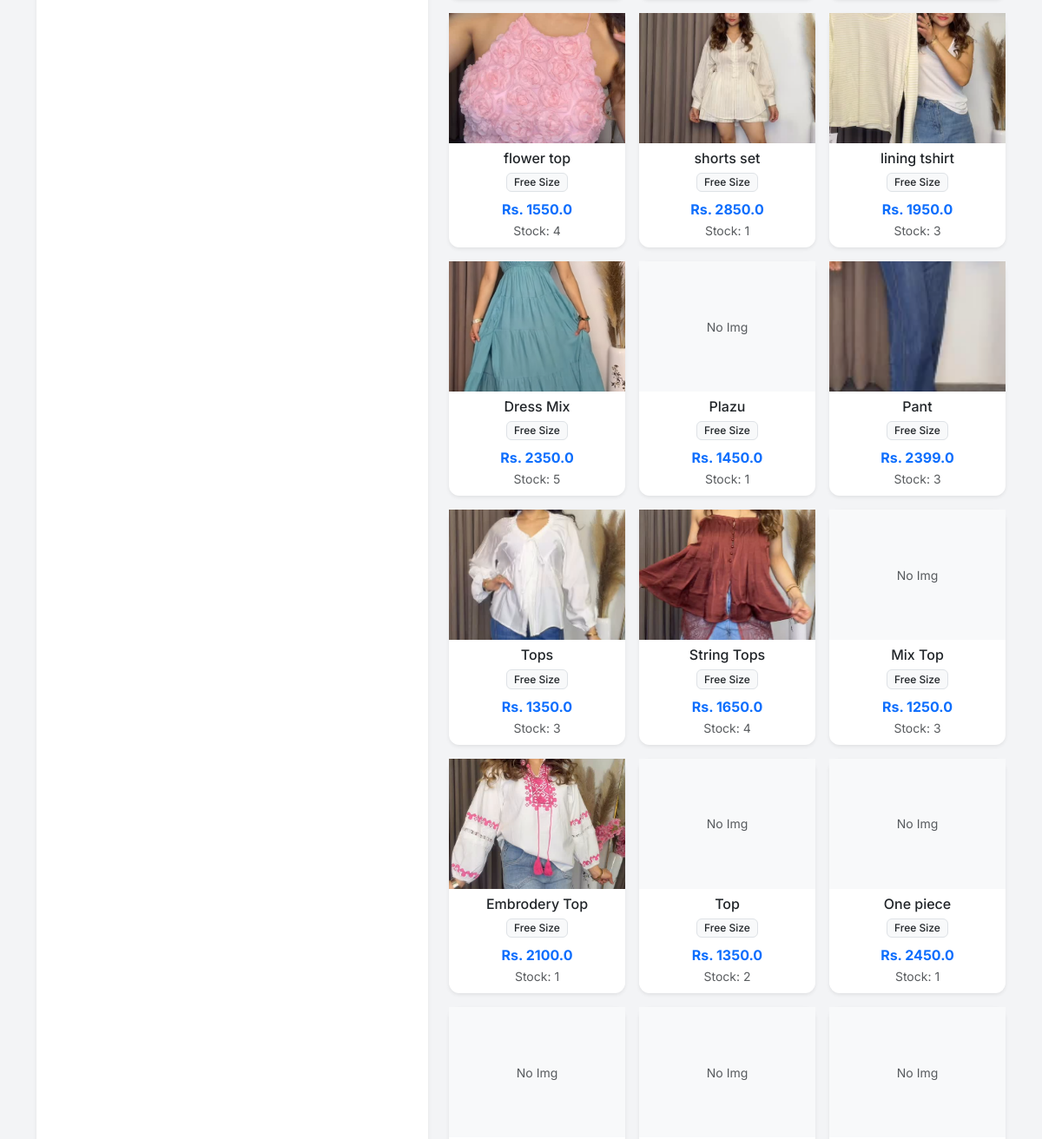
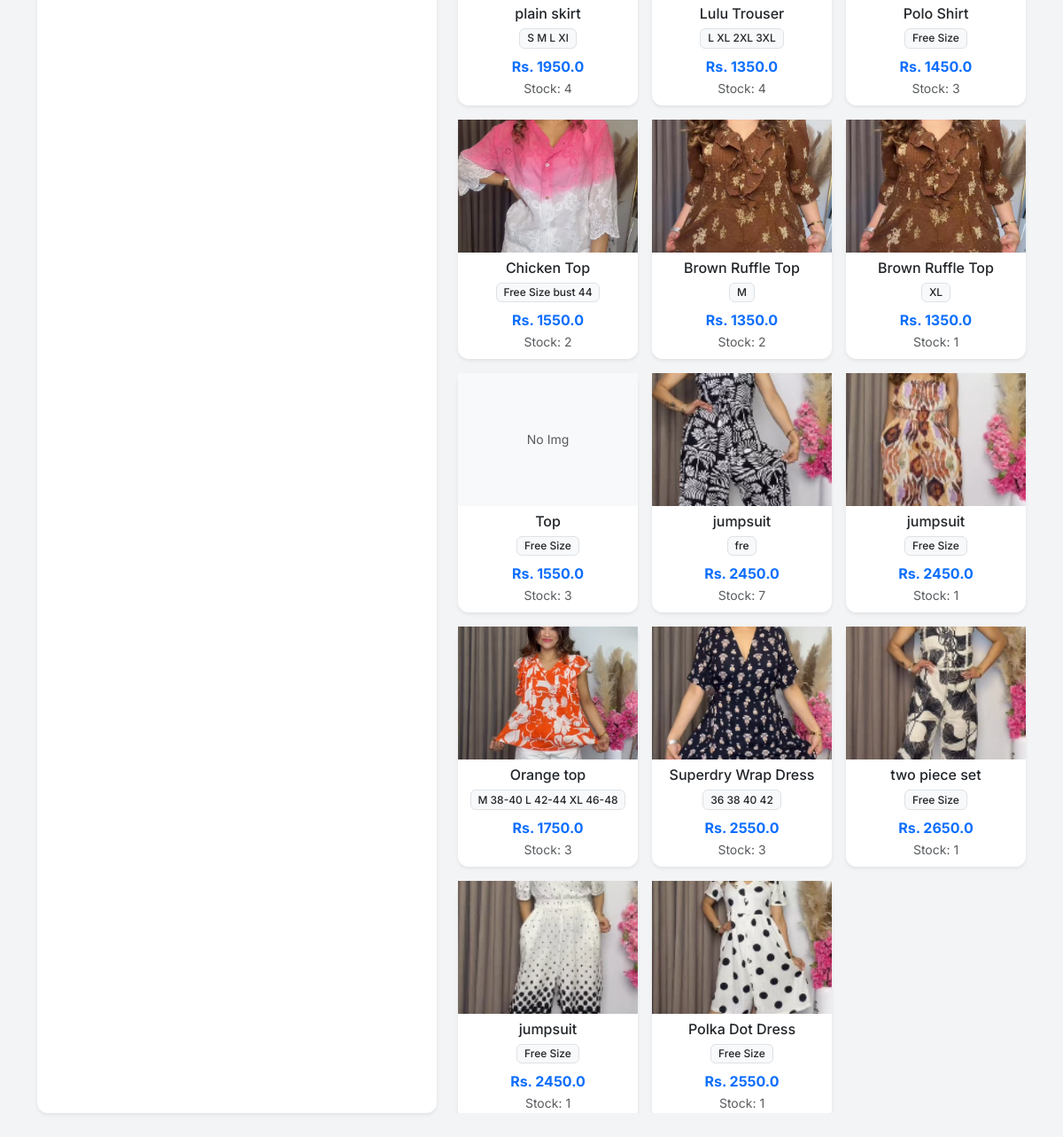
The app's page /new_order (lower part), older data (2 pictures, top to bottom).
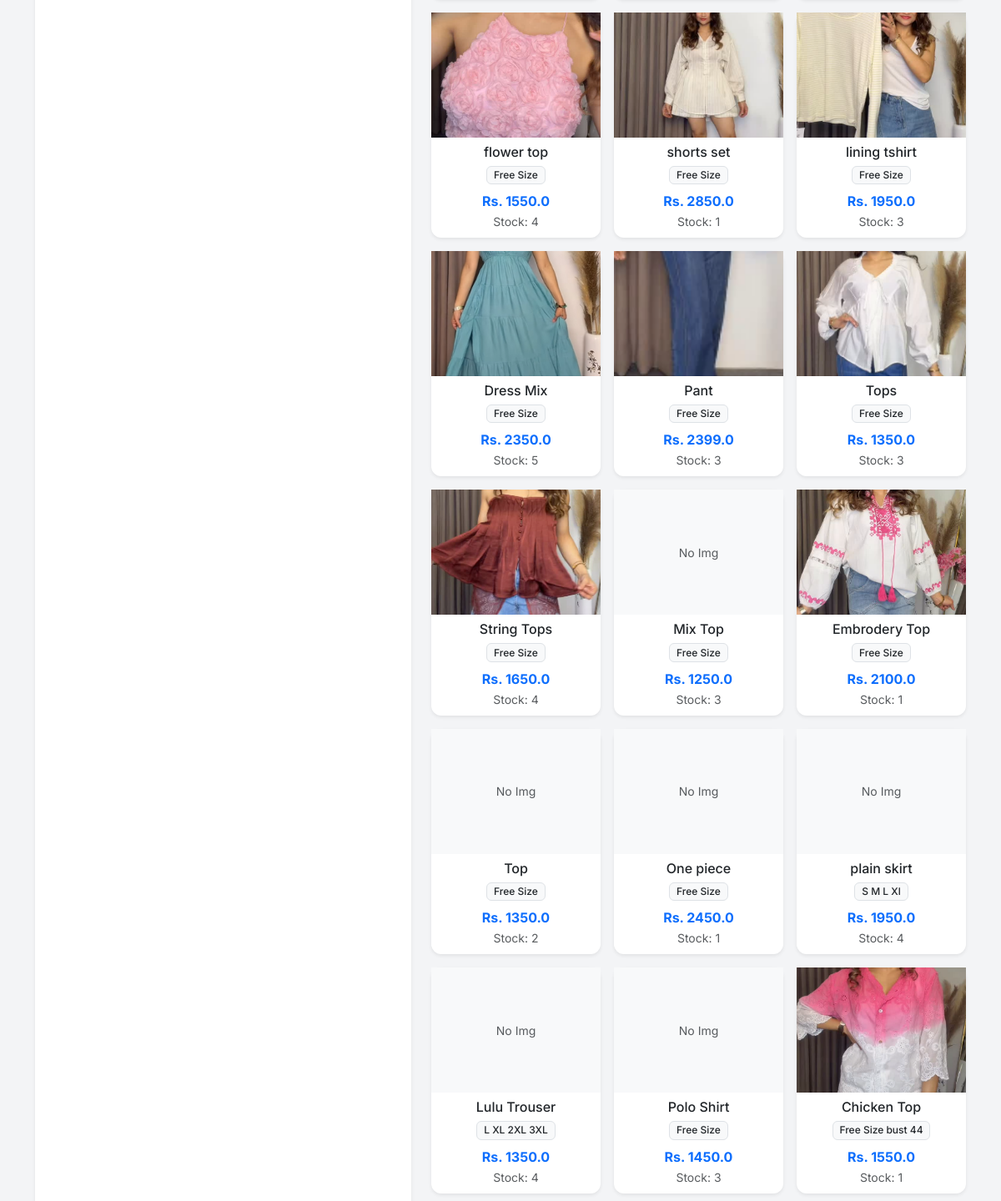
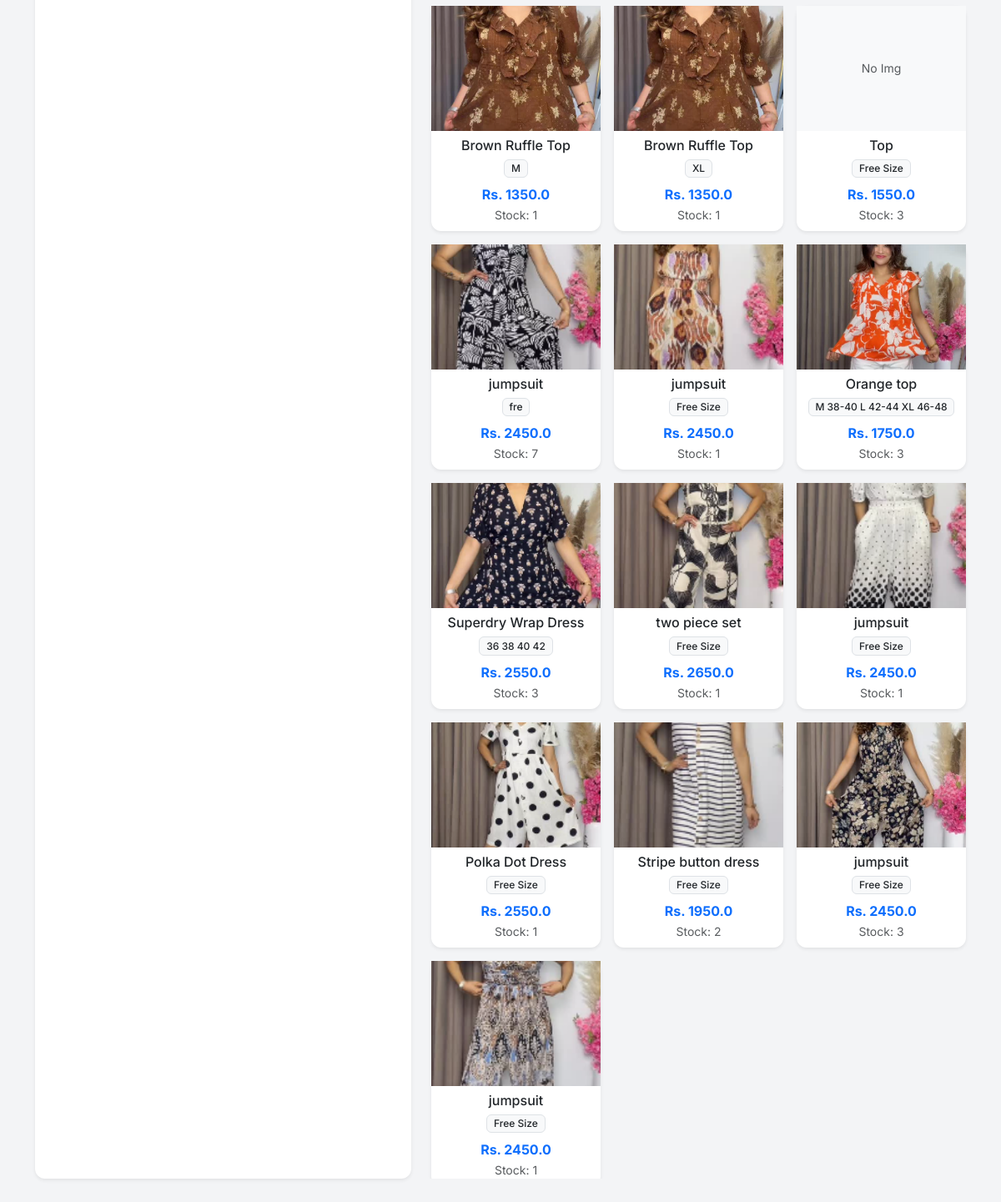
The same page, newer data (2 pictures, top to bottom).
### app.py (models this page shows)
class Product(db.Model):
    id = db.Column(db.Integer, primary_key=True)
    sku = db.Column(db.String(50), unique=True, nullable=True)
    name = db.Column(db.String(100), nullable=False)
    size = db.Column(db.String(10), nullable=False)
    cost_price = db.Column(db.Float, default=0.0)
    price = db.Column(db.Float, nullable=False)
    stock = db.Column(db.Integer, default=0)
    image = db.Column(db.String(100), nullable=True)

### app.py (the view)
@app.route('/new_order')
def new_order():
    products = Product.query.filter(Product.stock > 0).all()
    return render_template('new_order.html', products=products)

### templates/new_order.html (shortened to what this page needs)
{% extends "layout.html" %}
{% block content %}
<div class="row h-100">
    <div class="col-md-5">
        <div class="card shadow-sm h-100">
            <div class="card-body d-flex flex-column">
            </div>
        </div>
    </div>
    <div class="col-md-7">
        <div class="row row-cols-1 row-cols-md-3 g-3" id="productGrid" style="max-height: 80vh; overflow-y: auto;">
            {% for p in products %}
            <div class="col product-card-col" data-name="{{ p.name.lower() }} {{ p.sku.lower() if p.sku else '' }}">
                <div class="card h-100 shadow-sm border-0" onclick="addToCart({{ p.id }}, '{{ p.name }}', '{{ p.size }}', {{ p.price }}, {{ p.stock }})" style="cursor: pointer;">
                    <div style="height: 150px; overflow: hidden; background-color: #f8f9fa;" class="d-flex align-items-center justify-content-center">
                        {% if p.image %}
                        <img src="{{ url_for('static', filename='uploads/' + p.image) }}" style="width: 100%; height: 100%; object-fit: cover;">
                        {% else %}
                        <span class="text-muted small">No Img</span>
                        {% endif %}
                    </div>
                    <div class="card-body p-2 text-center">
                        <h6 class="card-title mb-1 text-truncate">{{ p.name }}</h6>
                        <span class="badge bg-light text-dark border">{{ p.size }}</span>
                        <div class="mt-2 text-primary fw-bold">Rs. {{ p.price }}</div>
                        <small class="text-muted">Stock: {{ p.stock }}</small>
                    </div>
                </div>
            </div>
            {% endfor %}
        </div>
    </div>
</div>
{% endblock %}

Row changes from the older to the newer data that the page shows:
no longer on this page (row edited): Product: shows "No Img", name "Plazu", size "Free Size", price "1450.0", stock "1"
changed Product "Chicken Top": stock "2" → "1"
changed Product (number 16 of 28 on the later page): stock "2" → "1"
now on this page (row edited): Product: image (picture), name "Stripe button dress", size "Free Size", price "1950.0", stock "2"
now on this page (row edited): Product: image (picture), name "jumpsuit", size "Free Size", price "2450.0", stock "3"
added Product: image (picture), name "jumpsuit", size "Free Size", price "2450.0", stock "1"
